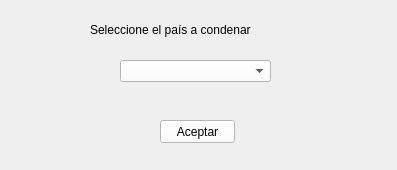
<?xml version="1.0" encoding="UTF-8"?>
<ui version="4.0">
 <class>VentanaCondenarPais</class>
 <widget class="QMainWindow" name="VentanaCondenarPais">
  <property name="geometry">
   <rect>
    <x>0</x>
    <y>0</y>
    <width>397</width>
    <height>170</height>
   </rect>
  </property>
  <property name="windowTitle">
   <string>Condenación</string>
  </property>
  <property name="windowIcon">
   <iconset resource="recursos.qrc">
    <normaloff>:/imagenes/recursos/imagenes/Evil-512.png</normaloff>:/imagenes/recursos/imagenes/Evil-512.png</iconset>
  </property>
  <property name="styleSheet">
   <string notr="true">background-color: qlineargradient(spread:pad, x1:0, y1:0,x2:1,y2:0,stop:0 
rgba(0,182,255,255), stop:0.329545 rgba(255,255,255,255), stop:0.670455
rgba(255,255,255,255),stop:1 rgba(255,102,0,255));</string>
  </property>
  <widget class="QWidget" name="centralwidget">
   <widget class="QComboBox" name="paisesLista">
    <property name="geometry">
     <rect>
      <x>120</x>
      <y>60</y>
      <width>151</width>
      <height>22</height>
     </rect>
    </property>
    <property name="styleSheet">
     <string notr="true">background-color: rgb(255, 255, 255);</string>
    </property>
   </widget>
   <widget class="QLabel" name="label">
    <property name="geometry">
     <rect>
      <x>90</x>
      <y>20</y>
      <width>321</width>
      <height>20</height>
     </rect>
    </property>
    <property name="styleSheet">
     <string notr="true">background-color: rgba(255, 255, 255, 0);
font: 14pt &quot;Californian FB&quot;;</string>
    </property>
    <property name="text">
     <string>Seleccione el país a condenar</string>
    </property>
   </widget>
   <widget class="QPushButton" name="aceptar">
    <property name="geometry">
     <rect>
      <x>160</x>
      <y>120</y>
      <width>75</width>
      <height>23</height>
     </rect>
    </property>
    <property name="styleSheet">
     <string notr="true">background-color: rgb(255, 255, 255);
font: 75 16pt &quot;System&quot;;	</string>
    </property>
    <property name="text">
     <string>Aceptar</string>
    </property>
   </widget>
  </widget>
 </widget>
 <resources>
  <include location="recursos.qrc"/>
 </resources>
 <connections/>
</ui>
